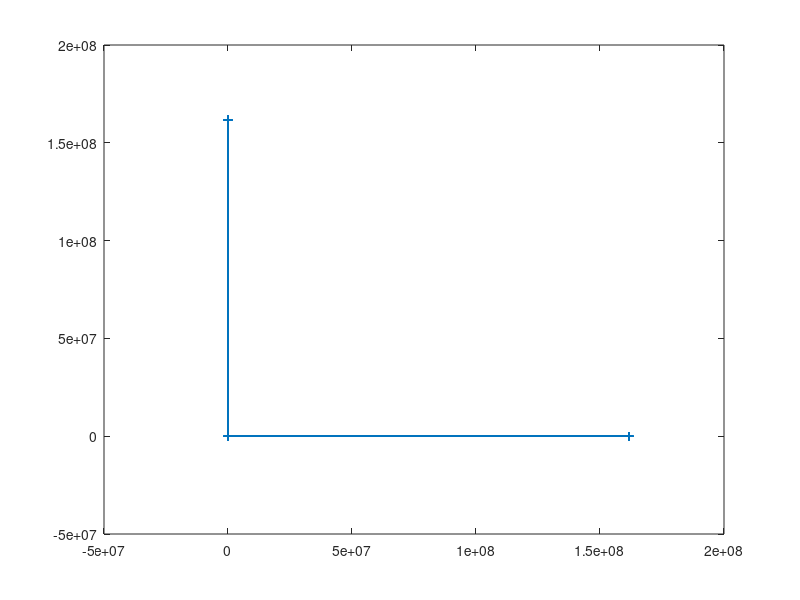

Reproduce this figure in MATLAB. (Note: this script raises an error after producing the figure.)
% vis each axis for euler angles

fileID = fopen('forMatlab.txt','r');
formatSpec = '%f %f %f %f %f %f %f %f';
sizeA = [8 Inf];
A = fscanf(fileID,formatSpec,sizeA);

figure
time = A(2,:);
predx = A(3,:);
realx = A(6,:);
predf = plot(time,predx,'-+');
predf.Color = "red";

hold on
realf = plot(time,realx,'-o');
realf.Color = "green";
hold off

xlabel('time(s)')
ylabel('predicted euler angle x(degree)')
title('Plot of the Euler Angle Prediction for X axis')